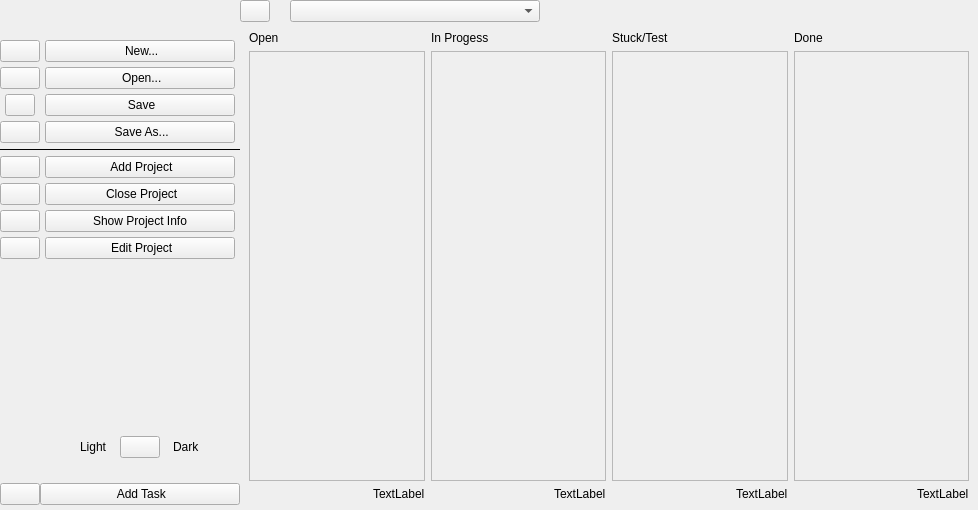
<?xml version="1.0" encoding="UTF-8"?>
<ui version="4.0">
 <class>MainWindow</class>
 <widget class="QMainWindow" name="MainWindow">
  <property name="geometry">
   <rect>
    <x>0</x>
    <y>0</y>
    <width>978</width>
    <height>510</height>
   </rect>
  </property>
  <property name="windowTitle">
   <string>SwiftNotes</string>
  </property>
  <property name="windowIcon">
   <iconset resource="../resources.qrc">
    <normaloff>:/icons/icons/swift-notes.svg</normaloff>:/icons/icons/swift-notes.svg</iconset>
  </property>
  <widget class="QWidget" name="centralwidget">
   <property name="styleSheet">
    <string notr="true"/>
   </property>
   <layout class="QHBoxLayout" name="horizontalLayout">
    <property name="spacing">
     <number>0</number>
    </property>
    <property name="leftMargin">
     <number>0</number>
    </property>
    <property name="topMargin">
     <number>0</number>
    </property>
    <property name="rightMargin">
     <number>0</number>
    </property>
    <property name="bottomMargin">
     <number>0</number>
    </property>
    <item>
     <widget class="QWidget" name="IconSidebarQWidget" native="true">
      <property name="minimumSize">
       <size>
        <width>40</width>
        <height>0</height>
       </size>
      </property>
      <property name="maximumSize">
       <size>
        <width>30</width>
        <height>16777215</height>
       </size>
      </property>
      <property name="styleSheet">
       <string notr="true"/>
      </property>
      <layout class="QVBoxLayout" name="verticalLayout_3">
       <property name="spacing">
        <number>0</number>
       </property>
       <property name="leftMargin">
        <number>0</number>
       </property>
       <property name="topMargin">
        <number>0</number>
       </property>
       <property name="rightMargin">
        <number>0</number>
       </property>
       <property name="bottomMargin">
        <number>0</number>
       </property>
       <item>
        <layout class="QVBoxLayout" name="verticalLayout">
         <property name="spacing">
          <number>5</number>
         </property>
         <item>
          <spacer name="verticalSpacer_3">
           <property name="orientation">
            <enum>Qt::Vertical</enum>
           </property>
           <property name="sizeType">
            <enum>QSizePolicy::Fixed</enum>
           </property>
           <property name="sizeHint" stdset="0">
            <size>
             <width>20</width>
             <height>40</height>
            </size>
           </property>
          </spacer>
         </item>
         <item alignment="Qt::AlignHCenter">
          <widget class="QPushButton" name="pushButtonIconNew">
           <property name="maximumSize">
            <size>
             <width>16777215</width>
             <height>16777215</height>
            </size>
           </property>
           <property name="text">
            <string/>
           </property>
           <property name="icon">
            <iconset resource="../resources.qrc">
             <normaloff>:/icons/icons/file-plus.svg</normaloff>:/icons/icons/file-plus.svg</iconset>
           </property>
           <property name="iconSize">
            <size>
             <width>16</width>
             <height>16</height>
            </size>
           </property>
          </widget>
         </item>
         <item alignment="Qt::AlignHCenter">
          <widget class="QPushButton" name="pushButtonIconOpen">
           <property name="maximumSize">
            <size>
             <width>16777215</width>
             <height>16777215</height>
            </size>
           </property>
           <property name="text">
            <string/>
           </property>
           <property name="icon">
            <iconset resource="../resources.qrc">
             <normaloff>:/icons/icons/file.svg</normaloff>:/icons/icons/file.svg</iconset>
           </property>
          </widget>
         </item>
         <item alignment="Qt::AlignHCenter">
          <widget class="QPushButton" name="pushButtonIconSave">
           <property name="maximumSize">
            <size>
             <width>30</width>
             <height>16777215</height>
            </size>
           </property>
           <property name="text">
            <string/>
           </property>
           <property name="icon">
            <iconset resource="../resources.qrc">
             <normaloff>:/icons/icons/save.svg</normaloff>:/icons/icons/save.svg</iconset>
           </property>
          </widget>
         </item>
         <item alignment="Qt::AlignHCenter">
          <widget class="QPushButton" name="pushButtonIconSaveAs">
           <property name="maximumSize">
            <size>
             <width>16777215</width>
             <height>16777215</height>
            </size>
           </property>
           <property name="text">
            <string/>
           </property>
           <property name="icon">
            <iconset resource="../resources.qrc">
             <normaloff>:/icons/icons/save-as.svg</normaloff>:/icons/icons/save-as.svg</iconset>
           </property>
          </widget>
         </item>
         <item>
          <widget class="QFrame" name="IconHorizontalLine">
           <property name="frameShape">
            <enum>QFrame::HLine</enum>
           </property>
           <property name="frameShadow">
            <enum>QFrame::Plain</enum>
           </property>
          </widget>
         </item>
         <item alignment="Qt::AlignHCenter">
          <widget class="QPushButton" name="pushButtonIconAdd">
           <property name="maximumSize">
            <size>
             <width>16777215</width>
             <height>16777215</height>
            </size>
           </property>
           <property name="text">
            <string/>
           </property>
           <property name="icon">
            <iconset resource="../resources.qrc">
             <normaloff>:/icons/icons/plus-circle.svg</normaloff>:/icons/icons/plus-circle.svg</iconset>
           </property>
          </widget>
         </item>
         <item alignment="Qt::AlignHCenter|Qt::AlignVCenter">
          <widget class="QPushButton" name="pushButtonIconClose">
           <property name="text">
            <string/>
           </property>
           <property name="icon">
            <iconset resource="../resources.qrc">
             <normaloff>:/icons/icons/minimize-2.svg</normaloff>:/icons/icons/minimize-2.svg</iconset>
           </property>
          </widget>
         </item>
         <item alignment="Qt::AlignHCenter">
          <widget class="QPushButton" name="pushButtonIconInfo">
           <property name="text">
            <string/>
           </property>
           <property name="icon">
            <iconset resource="../resources.qrc">
             <normaloff>:/icons/icons/info.svg</normaloff>:/icons/icons/info.svg</iconset>
           </property>
          </widget>
         </item>
         <item alignment="Qt::AlignHCenter">
          <widget class="QPushButton" name="pushButtonIconEdit">
           <property name="maximumSize">
            <size>
             <width>16777215</width>
             <height>16777215</height>
            </size>
           </property>
           <property name="text">
            <string/>
           </property>
           <property name="icon">
            <iconset resource="../resources.qrc">
             <normaloff>:/icons/icons/edit-3.svg</normaloff>:/icons/icons/edit-3.svg</iconset>
           </property>
          </widget>
         </item>
        </layout>
       </item>
       <item>
        <spacer name="verticalSpacer">
         <property name="orientation">
          <enum>Qt::Vertical</enum>
         </property>
         <property name="sizeHint" stdset="0">
          <size>
           <width>20</width>
           <height>309</height>
          </size>
         </property>
        </spacer>
       </item>
       <item alignment="Qt::AlignHCenter">
        <widget class="QPushButton" name="pushButtonIconTask">
         <property name="text">
          <string/>
         </property>
         <property name="icon">
          <iconset resource="../resources.qrc">
           <normaloff>:/icons/icons/plus-square.svg</normaloff>:/icons/icons/plus-square.svg</iconset>
         </property>
        </widget>
       </item>
       <item>
        <spacer name="verticalSpacer_7">
         <property name="orientation">
          <enum>Qt::Vertical</enum>
         </property>
         <property name="sizeType">
          <enum>QSizePolicy::Fixed</enum>
         </property>
         <property name="sizeHint" stdset="0">
          <size>
           <width>20</width>
           <height>5</height>
          </size>
         </property>
        </spacer>
       </item>
      </layout>
     </widget>
    </item>
    <item>
     <widget class="QWidget" name="FullSidebarQWidget" native="true">
      <property name="minimumSize">
       <size>
        <width>200</width>
        <height>0</height>
       </size>
      </property>
      <property name="maximumSize">
       <size>
        <width>200</width>
        <height>16777215</height>
       </size>
      </property>
      <property name="styleSheet">
       <string notr="true"/>
      </property>
      <layout class="QVBoxLayout" name="verticalLayout_4" stretch="0,0,0,0,0,0">
       <property name="spacing">
        <number>0</number>
       </property>
       <property name="leftMargin">
        <number>0</number>
       </property>
       <property name="topMargin">
        <number>0</number>
       </property>
       <property name="rightMargin">
        <number>0</number>
       </property>
       <property name="bottomMargin">
        <number>0</number>
       </property>
       <item>
        <layout class="QVBoxLayout" name="verticalLayout_2">
         <property name="spacing">
          <number>5</number>
         </property>
         <item>
          <spacer name="verticalSpacer_4">
           <property name="orientation">
            <enum>Qt::Vertical</enum>
           </property>
           <property name="sizeType">
            <enum>QSizePolicy::Fixed</enum>
           </property>
           <property name="sizeHint" stdset="0">
            <size>
             <width>20</width>
             <height>40</height>
            </size>
           </property>
          </spacer>
         </item>
         <item alignment="Qt::AlignHCenter">
          <widget class="QPushButton" name="pushButtonFullNew">
           <property name="minimumSize">
            <size>
             <width>190</width>
             <height>0</height>
            </size>
           </property>
           <property name="text">
            <string> New...</string>
           </property>
           <property name="icon">
            <iconset resource="../resources.qrc">
             <normaloff>:/icons/icons/file-plus.svg</normaloff>:/icons/icons/file-plus.svg</iconset>
           </property>
           <property name="iconSize">
            <size>
             <width>14</width>
             <height>14</height>
            </size>
           </property>
          </widget>
         </item>
         <item alignment="Qt::AlignHCenter">
          <widget class="QPushButton" name="pushButtonFullOpen">
           <property name="minimumSize">
            <size>
             <width>190</width>
             <height>0</height>
            </size>
           </property>
           <property name="text">
            <string> Open...</string>
           </property>
           <property name="icon">
            <iconset resource="../resources.qrc">
             <normaloff>:/icons/icons/file.svg</normaloff>:/icons/icons/file.svg</iconset>
           </property>
           <property name="iconSize">
            <size>
             <width>14</width>
             <height>14</height>
            </size>
           </property>
          </widget>
         </item>
         <item alignment="Qt::AlignHCenter">
          <widget class="QPushButton" name="pushButtonFullSave">
           <property name="minimumSize">
            <size>
             <width>190</width>
             <height>0</height>
            </size>
           </property>
           <property name="text">
            <string> Save</string>
           </property>
           <property name="icon">
            <iconset resource="../resources.qrc">
             <normaloff>:/icons/icons/save.svg</normaloff>:/icons/icons/save.svg</iconset>
           </property>
           <property name="iconSize">
            <size>
             <width>14</width>
             <height>14</height>
            </size>
           </property>
          </widget>
         </item>
         <item alignment="Qt::AlignHCenter">
          <widget class="QPushButton" name="pushButtonFullSaveAs">
           <property name="minimumSize">
            <size>
             <width>190</width>
             <height>0</height>
            </size>
           </property>
           <property name="text">
            <string> Save As...</string>
           </property>
           <property name="icon">
            <iconset resource="../resources.qrc">
             <normaloff>:/icons/icons/save-as.svg</normaloff>:/icons/icons/save-as.svg</iconset>
           </property>
           <property name="iconSize">
            <size>
             <width>14</width>
             <height>14</height>
            </size>
           </property>
          </widget>
         </item>
         <item>
          <widget class="QFrame" name="FullHorizontalLine">
           <property name="frameShape">
            <enum>QFrame::HLine</enum>
           </property>
           <property name="frameShadow">
            <enum>QFrame::Plain</enum>
           </property>
          </widget>
         </item>
         <item alignment="Qt::AlignHCenter">
          <widget class="QPushButton" name="pushButtonFullAdd">
           <property name="minimumSize">
            <size>
             <width>190</width>
             <height>0</height>
            </size>
           </property>
           <property name="text">
            <string> Add Project</string>
           </property>
           <property name="icon">
            <iconset resource="../resources.qrc">
             <normaloff>:/icons/icons/plus-circle.svg</normaloff>:/icons/icons/plus-circle.svg</iconset>
           </property>
           <property name="iconSize">
            <size>
             <width>14</width>
             <height>14</height>
            </size>
           </property>
          </widget>
         </item>
         <item alignment="Qt::AlignHCenter">
          <widget class="QPushButton" name="pushButtonFullClose">
           <property name="minimumSize">
            <size>
             <width>190</width>
             <height>0</height>
            </size>
           </property>
           <property name="text">
            <string> Close Project</string>
           </property>
           <property name="icon">
            <iconset resource="../resources.qrc">
             <normaloff>:/icons/icons/minimize-2.svg</normaloff>:/icons/icons/minimize-2.svg</iconset>
           </property>
           <property name="iconSize">
            <size>
             <width>14</width>
             <height>14</height>
            </size>
           </property>
          </widget>
         </item>
         <item alignment="Qt::AlignHCenter">
          <widget class="QPushButton" name="pushButtonFullInfo">
           <property name="minimumSize">
            <size>
             <width>190</width>
             <height>0</height>
            </size>
           </property>
           <property name="text">
            <string>Show Project Info</string>
           </property>
           <property name="icon">
            <iconset resource="../resources.qrc">
             <normaloff>:/icons/icons/info.svg</normaloff>:/icons/icons/info.svg</iconset>
           </property>
           <property name="iconSize">
            <size>
             <width>14</width>
             <height>14</height>
            </size>
           </property>
          </widget>
         </item>
         <item alignment="Qt::AlignHCenter">
          <widget class="QPushButton" name="pushButtonFullEdit">
           <property name="minimumSize">
            <size>
             <width>190</width>
             <height>0</height>
            </size>
           </property>
           <property name="text">
            <string> Edit Project</string>
           </property>
           <property name="icon">
            <iconset resource="../resources.qrc">
             <normaloff>:/icons/icons/edit-3.svg</normaloff>:/icons/icons/edit-3.svg</iconset>
           </property>
           <property name="iconSize">
            <size>
             <width>14</width>
             <height>14</height>
            </size>
           </property>
          </widget>
         </item>
        </layout>
       </item>
       <item>
        <spacer name="verticalSpacer_2">
         <property name="orientation">
          <enum>Qt::Vertical</enum>
         </property>
         <property name="sizeHint" stdset="0">
          <size>
           <width>20</width>
           <height>282</height>
          </size>
         </property>
        </spacer>
       </item>
       <item>
        <layout class="QHBoxLayout" name="horizontalLayout_3">
         <property name="spacing">
          <number>0</number>
         </property>
         <item alignment="Qt::AlignRight|Qt::AlignVCenter">
          <widget class="QLabel" name="label_light">
           <property name="text">
            <string>Light</string>
           </property>
          </widget>
         </item>
         <item alignment="Qt::AlignHCenter|Qt::AlignVCenter">
          <widget class="QPushButton" name="pushButtonFullLayout">
           <property name="text">
            <string/>
           </property>
           <property name="icon">
            <iconset resource="../resources.qrc">
             <normaloff>:/icons/icons/toggle-left.svg</normaloff>:/icons/icons/toggle-left.svg</iconset>
           </property>
           <property name="iconSize">
            <size>
             <width>14</width>
             <height>14</height>
            </size>
           </property>
          </widget>
         </item>
         <item alignment="Qt::AlignLeft|Qt::AlignVCenter">
          <widget class="QLabel" name="label_dark">
           <property name="text">
            <string>Dark</string>
           </property>
          </widget>
         </item>
        </layout>
       </item>
       <item>
        <spacer name="verticalSpacer_9">
         <property name="orientation">
          <enum>Qt::Vertical</enum>
         </property>
         <property name="sizeType">
          <enum>QSizePolicy::Fixed</enum>
         </property>
         <property name="sizeHint" stdset="0">
          <size>
           <width>20</width>
           <height>25</height>
          </size>
         </property>
        </spacer>
       </item>
       <item>
        <widget class="QPushButton" name="pushButtonFullTask">
         <property name="minimumSize">
          <size>
           <width>190</width>
           <height>0</height>
          </size>
         </property>
         <property name="text">
          <string> Add Task</string>
         </property>
         <property name="icon">
          <iconset resource="../resources.qrc">
           <normaloff>:/icons/icons/plus-square.svg</normaloff>:/icons/icons/plus-square.svg</iconset>
         </property>
         <property name="iconSize">
          <size>
           <width>14</width>
           <height>14</height>
          </size>
         </property>
        </widget>
       </item>
       <item>
        <spacer name="verticalSpacer_8">
         <property name="orientation">
          <enum>Qt::Vertical</enum>
         </property>
         <property name="sizeType">
          <enum>QSizePolicy::Fixed</enum>
         </property>
         <property name="sizeHint" stdset="0">
          <size>
           <width>20</width>
           <height>5</height>
          </size>
         </property>
        </spacer>
       </item>
      </layout>
     </widget>
    </item>
    <item>
     <widget class="QWidget" name="MainViewQWidget" native="true">
      <property name="layoutDirection">
       <enum>Qt::LeftToRight</enum>
      </property>
      <layout class="QVBoxLayout" name="verticalLayout_5">
       <property name="spacing">
        <number>0</number>
       </property>
       <property name="sizeConstraint">
        <enum>QLayout::SetDefaultConstraint</enum>
       </property>
       <property name="leftMargin">
        <number>0</number>
       </property>
       <property name="topMargin">
        <number>0</number>
       </property>
       <property name="rightMargin">
        <number>0</number>
       </property>
       <property name="bottomMargin">
        <number>0</number>
       </property>
       <item alignment="Qt::AlignTop">
        <widget class="QWidget" name="TopBarQWidget" native="true">
         <property name="minimumSize">
          <size>
           <width>0</width>
           <height>0</height>
          </size>
         </property>
         <property name="maximumSize">
          <size>
           <width>16777215</width>
           <height>40</height>
          </size>
         </property>
         <layout class="QHBoxLayout" name="horizontalLayout_2">
          <property name="spacing">
           <number>0</number>
          </property>
          <property name="leftMargin">
           <number>0</number>
          </property>
          <property name="topMargin">
           <number>0</number>
          </property>
          <property name="rightMargin">
           <number>0</number>
          </property>
          <property name="bottomMargin">
           <number>0</number>
          </property>
          <item alignment="Qt::AlignHCenter">
           <widget class="QPushButton" name="pushButtonToggleMenu">
            <property name="maximumSize">
             <size>
              <width>30</width>
              <height>16777215</height>
             </size>
            </property>
            <property name="text">
             <string/>
            </property>
            <property name="icon">
             <iconset resource="../resources.qrc">
              <normaloff>:/icons/icons/menu.svg</normaloff>:/icons/icons/menu.svg</iconset>
            </property>
            <property name="checkable">
             <bool>true</bool>
            </property>
           </widget>
          </item>
          <item>
           <spacer name="horizontalSpacer_2">
            <property name="orientation">
             <enum>Qt::Horizontal</enum>
            </property>
            <property name="sizeType">
             <enum>QSizePolicy::Fixed</enum>
            </property>
            <property name="sizeHint" stdset="0">
             <size>
              <width>20</width>
              <height>20</height>
             </size>
            </property>
           </spacer>
          </item>
          <item>
           <widget class="QComboBox" name="comboBoxProjects">
            <property name="minimumSize">
             <size>
              <width>250</width>
              <height>0</height>
             </size>
            </property>
           </widget>
          </item>
          <item>
           <spacer name="horizontalSpacer">
            <property name="orientation">
             <enum>Qt::Horizontal</enum>
            </property>
            <property name="sizeHint" stdset="0">
             <size>
              <width>497</width>
              <height>20</height>
             </size>
            </property>
           </spacer>
          </item>
         </layout>
        </widget>
       </item>
       <item>
        <widget class="QStackedWidget" name="TaskWindowstackedWidget">
         <property name="currentIndex">
          <number>1</number>
         </property>
         <widget class="QWidget" name="WelcomePage">
          <layout class="QVBoxLayout" name="verticalLayout_7">
           <item>
            <spacer name="verticalSpacer_6">
             <property name="orientation">
              <enum>Qt::Vertical</enum>
             </property>
             <property name="sizeHint" stdset="0">
              <size>
               <width>20</width>
               <height>206</height>
              </size>
             </property>
            </spacer>
           </item>
           <item>
            <widget class="QLabel" name="labelWelcome">
             <property name="text">
              <string>Add a new project</string>
             </property>
             <property name="alignment">
              <set>Qt::AlignCenter</set>
             </property>
            </widget>
           </item>
           <item>
            <widget class="QLabel" name="labelWelcomeDrop">
             <property name="text">
              <string>or drop a .todo file here</string>
             </property>
             <property name="alignment">
              <set>Qt::AlignCenter</set>
             </property>
            </widget>
           </item>
           <item>
            <spacer name="verticalSpacer_5">
             <property name="orientation">
              <enum>Qt::Vertical</enum>
             </property>
             <property name="sizeHint" stdset="0">
              <size>
               <width>20</width>
               <height>206</height>
              </size>
             </property>
            </spacer>
           </item>
          </layout>
         </widget>
         <widget class="QWidget" name="TaskPage">
          <layout class="QGridLayout" name="gridLayout">
           <item row="0" column="0" alignment="Qt::AlignLeft">
            <widget class="QLabel" name="labelOpen">
             <property name="text">
              <string>Open</string>
             </property>
            </widget>
           </item>
           <item row="0" column="2" alignment="Qt::AlignLeft">
            <widget class="QLabel" name="labelInProgress">
             <property name="text">
              <string>In Progess</string>
             </property>
            </widget>
           </item>
           <item row="0" column="4" alignment="Qt::AlignLeft">
            <widget class="QLabel" name="labelStuckTest">
             <property name="text">
              <string>Stuck/Test</string>
             </property>
            </widget>
           </item>
           <item row="0" column="6" alignment="Qt::AlignLeft">
            <widget class="QLabel" name="labelDone">
             <property name="text">
              <string>Done</string>
             </property>
            </widget>
           </item>
           <item row="1" column="0" colspan="2">
            <widget class="QScrollArea" name="scrollAreaOpen">
             <property name="sizePolicy">
              <sizepolicy hsizetype="Expanding" vsizetype="Expanding">
               <horstretch>0</horstretch>
               <verstretch>0</verstretch>
              </sizepolicy>
             </property>
             <property name="acceptDrops">
              <bool>true</bool>
             </property>
             <property name="verticalScrollBarPolicy">
              <enum>Qt::ScrollBarAsNeeded</enum>
             </property>
             <property name="horizontalScrollBarPolicy">
              <enum>Qt::ScrollBarAlwaysOff</enum>
             </property>
             <property name="sizeAdjustPolicy">
              <enum>QAbstractScrollArea::AdjustToContents</enum>
             </property>
             <property name="widgetResizable">
              <bool>true</bool>
             </property>
             <widget class="QWidget" name="scrollAreaWidgetContentsOpen">
              <property name="geometry">
               <rect>
                <x>0</x>
                <y>0</y>
                <width>174</width>
                <height>422</height>
               </rect>
              </property>
              <layout class="QVBoxLayout" name="verticalLayout_6"/>
             </widget>
            </widget>
           </item>
           <item row="1" column="2" colspan="2">
            <widget class="QScrollArea" name="scrollAreaInProgress">
             <property name="sizePolicy">
              <sizepolicy hsizetype="Expanding" vsizetype="Expanding">
               <horstretch>0</horstretch>
               <verstretch>0</verstretch>
              </sizepolicy>
             </property>
             <property name="acceptDrops">
              <bool>true</bool>
             </property>
             <property name="verticalScrollBarPolicy">
              <enum>Qt::ScrollBarAsNeeded</enum>
             </property>
             <property name="horizontalScrollBarPolicy">
              <enum>Qt::ScrollBarAlwaysOff</enum>
             </property>
             <property name="sizeAdjustPolicy">
              <enum>QAbstractScrollArea::AdjustToContents</enum>
             </property>
             <property name="widgetResizable">
              <bool>true</bool>
             </property>
             <widget class="QWidget" name="scrollAreaWidgetContentsInProgress">
              <property name="geometry">
               <rect>
                <x>0</x>
                <y>0</y>
                <width>173</width>
                <height>422</height>
               </rect>
              </property>
              <layout class="QVBoxLayout" name="verticalLayout_10"/>
             </widget>
            </widget>
           </item>
           <item row="1" column="4" colspan="2">
            <widget class="QScrollArea" name="scrollAreaStuckTest">
             <property name="sizePolicy">
              <sizepolicy hsizetype="Expanding" vsizetype="Expanding">
               <horstretch>0</horstretch>
               <verstretch>0</verstretch>
              </sizepolicy>
             </property>
             <property name="acceptDrops">
              <bool>true</bool>
             </property>
             <property name="verticalScrollBarPolicy">
              <enum>Qt::ScrollBarAsNeeded</enum>
             </property>
             <property name="horizontalScrollBarPolicy">
              <enum>Qt::ScrollBarAlwaysOff</enum>
             </property>
             <property name="sizeAdjustPolicy">
              <enum>QAbstractScrollArea::AdjustToContents</enum>
             </property>
             <property name="widgetResizable">
              <bool>true</bool>
             </property>
             <widget class="QWidget" name="scrollAreaWidgetContentsStuckTest">
              <property name="geometry">
               <rect>
                <x>0</x>
                <y>0</y>
                <width>174</width>
                <height>422</height>
               </rect>
              </property>
              <layout class="QVBoxLayout" name="verticalLayout_12"/>
             </widget>
            </widget>
           </item>
           <item row="1" column="6" colspan="2">
            <widget class="QScrollArea" name="scrollAreaDone">
             <property name="sizePolicy">
              <sizepolicy hsizetype="Expanding" vsizetype="Expanding">
               <horstretch>0</horstretch>
               <verstretch>0</verstretch>
              </sizepolicy>
             </property>
             <property name="acceptDrops">
              <bool>true</bool>
             </property>
             <property name="verticalScrollBarPolicy">
              <enum>Qt::ScrollBarAsNeeded</enum>
             </property>
             <property name="horizontalScrollBarPolicy">
              <enum>Qt::ScrollBarAlwaysOff</enum>
             </property>
             <property name="sizeAdjustPolicy">
              <enum>QAbstractScrollArea::AdjustToContents</enum>
             </property>
             <property name="widgetResizable">
              <bool>true</bool>
             </property>
             <widget class="QWidget" name="scrollAreaWidgetContentsDone">
              <property name="geometry">
               <rect>
                <x>0</x>
                <y>0</y>
                <width>173</width>
                <height>422</height>
               </rect>
              </property>
              <layout class="QVBoxLayout" name="verticalLayout_13"/>
             </widget>
            </widget>
           </item>
           <item row="2" column="1" alignment="Qt::AlignRight">
            <widget class="QLabel" name="labelOpenOutOf">
             <property name="text">
              <string>TextLabel</string>
             </property>
            </widget>
           </item>
           <item row="2" column="3" alignment="Qt::AlignRight">
            <widget class="QLabel" name="labelInProgressOutOf">
             <property name="text">
              <string>TextLabel</string>
             </property>
            </widget>
           </item>
           <item row="2" column="5" alignment="Qt::AlignRight">
            <widget class="QLabel" name="labelStuckTestOutOf">
             <property name="text">
              <string>TextLabel</string>
             </property>
            </widget>
           </item>
           <item row="2" column="7" alignment="Qt::AlignRight">
            <widget class="QLabel" name="labelDoneOutOf">
             <property name="text">
              <string>TextLabel</string>
             </property>
            </widget>
           </item>
          </layout>
         </widget>
         <widget class="QWidget" name="ProjectPage"/>
        </widget>
       </item>
      </layout>
     </widget>
    </item>
   </layout>
  </widget>
 </widget>
 <resources>
  <include location="../resources.qrc"/>
 </resources>
 <connections>
  <connection>
   <sender>pushButtonToggleMenu</sender>
   <signal>toggled(bool)</signal>
   <receiver>IconSidebarQWidget</receiver>
   <slot>setHidden(bool)</slot>
   <hints>
    <hint type="sourcelabel">
     <x>267</x>
     <y>23</y>
    </hint>
    <hint type="destinationlabel">
     <x>24</x>
     <y>335</y>
    </hint>
   </hints>
  </connection>
  <connection>
   <sender>pushButtonToggleMenu</sender>
   <signal>toggled(bool)</signal>
   <receiver>FullSidebarQWidget</receiver>
   <slot>setVisible(bool)</slot>
   <hints>
    <hint type="sourcelabel">
     <x>267</x>
     <y>23</y>
    </hint>
    <hint type="destinationlabel">
     <x>181</x>
     <y>282</y>
    </hint>
   </hints>
  </connection>
 </connections>
</ui>
